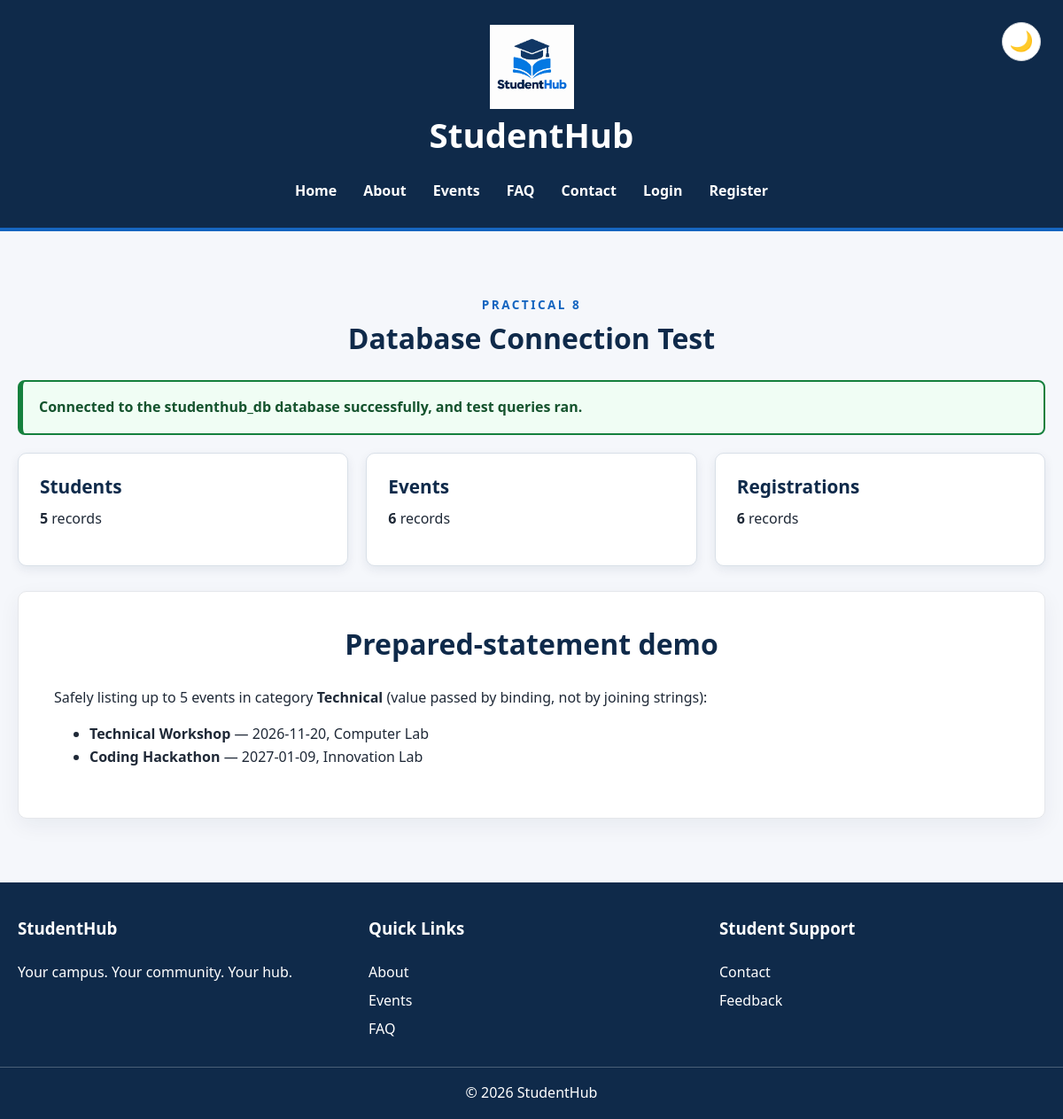
Page /php/database_test.php on the committed database.
### tables this page shows
CREATE TABLE events (
    event_id    INT UNSIGNED NOT NULL AUTO_INCREMENT,
    title       VARCHAR(150) NOT NULL,
    description TEXT NULL,
    event_date  DATE NOT NULL,
    location    VARCHAR(150) NOT NULL DEFAULT '',
    category    VARCHAR(50)  NOT NULL DEFAULT '',
    created_at  TIMESTAMP NOT NULL DEFAULT CURRENT_TIMESTAMP,
    PRIMARY KEY (event_id),
    KEY idx_events_date (event_date),
    KEY idx_events_category (category)
);

### php/database_test.php (the view, shortened to what this page needs)
<?php
$connected = false;
$counts = ['students' => 0, 'events' => 0, 'registrations' => 0];
$demoCategory = 'Technical';
$demoEvents = [];
try {
    $pdo = getDbConnection();
    $pdo->query('SELECT 1');
    $connected = true;
    foreach (array_keys($counts) as $table) {
        $counts[$table] = (int) $pdo->query(
            "SELECT COUNT(*) AS c FROM `$table`"
        )->fetch()['c'];
    }
    $stmt = $pdo->prepare(
        'SELECT title, event_date, location
         FROM events
         WHERE category = :category
         ORDER BY event_date ASC
         LIMIT 5'
    );
    $stmt->execute([':category' => $demoCategory]);
    $demoEvents = $stmt->fetchAll();
} catch (Throwable $e) {
    $problem = $e->getMessage();
    $connected = false;
}
function e(string $v): string
{
    return htmlspecialchars($v, ENT_QUOTES, 'UTF-8');
}
?>
<!DOCTYPE html>
<html lang="en">
<head>
    <link rel="stylesheet" href="../css/style.css">
</head>
<body>
    <header class="site-header">
        <div class="container">
            <div class="brand">
                <img src="../images/logo.png" alt="StudentHub logo">
                <h1>StudentHub</h1>
            </div>
            <button type="button" class="theme-toggle" id="themeToggle" aria-label="Switch to dark mode" title="Switch to dark mode"><span class="theme-icon" aria-hidden="true">🌙</span><span class="theme-label visually-hidden">Dark mode</span></button>
            <nav id="mainNav" aria-label="Main navigation">
                <ul class="nav-list">
                    <li><a href="../pages/index.html">Home</a></li>
                    <li><a href="../pages/about.html">About</a></li>
                    <li><a href="../pages/events.html">Events</a></li>
                    <li><a href="../pages/faq.html">FAQ</a></li>
                    <li><a href="../pages/contact.html">Contact</a></li>
                    <li><a href="../pages/login.html">Login</a></li>
                    <li><a href="../pages/register.html">Register</a></li>
                </ul>
            </nav>
        </div>
    </header>
    <main id="main">
        <section class="section">
            <div class="container">
                <p class="eyebrow">PRACTICAL 8</p>
                <h2>Database Connection Test</h2>
                <?php if ($connected): ?>
                    <div class="form-success" role="status">
                        Connected to the <strong>studenthub_db</strong>
                        database successfully, and test queries ran.
                    </div>
                    <div class="card-grid">
                        <article class="card">
                            <h3>Students</h3>
                            <p><strong><?php echo $counts['students']; ?></strong> records</p>
                        </article>
                        <article class="card">
                            <h3>Events</h3>
                            <p><strong><?php echo $counts['events']; ?></strong> records</p>
                        </article>
                        <article class="card">
                            <h3>Registrations</h3>
                            <p><strong><?php echo $counts['registrations']; ?></strong> records</p>
                        </article>
                    </div>
                    <div class="register-form-card" style="margin-top: 28px;">
                        <h2>Prepared-statement demo</h2>
                        <p>
                            Safely listing up to 5 events in category
                            <strong><?php echo e($demoCategory); ?></strong>
                            (value passed by binding, not by joining strings):
                        </p>
                        <?php if ($demoEvents): ?>
                            <ul>
                                <?php foreach ($demoEvents as $row): ?>
                                    <li>
                                        <strong><?php echo e($row['title']); ?></strong>
                                        &mdash; <?php echo e($row['event_date']); ?>,
                                        <?php echo e($row['location']); ?>
                                    </li>
                                <?php endforeach; ?>
                            </ul>
                        <?php else: ?>
                            <p>No events found in this category.</p>
                        <?php endif; ?>
                    </div>
                <?php endif; ?>
            </div>
        </section>
    </main>
    <footer class="site-footer">
        <div class="container footer-content">
            <div class="footer-column">
                <h3>StudentHub</h3>
                <p>Your campus. Your community. Your hub.</p>
            </div>
            <div class="footer-column">
                <h3>Quick Links</h3>
                <a href="../pages/about.html">About</a>
                <a href="../pages/events.html">Events</a>
                <a href="../pages/faq.html">FAQ</a>
            </div>
            <div class="footer-column">
                <h3>Student Support</h3>
                <a href="../pages/contact.html">Contact</a>
                <a href="../pages/feedback.html">Feedback</a>
            </div>
        </div>
        <div class="footer-bottom"><p>&copy; 2026 StudentHub</p></div>
    </footer>
</body>
</html>

### rows in the picture
events: title "Technical Workshop", event_date "2026-11-20", location "Computer Lab"
events: title "Coding Hackathon", event_date "2027-01-09", location "Innovation Lab"

### other values in the picture
$counts['students'] "5"
$counts['events'] "6"
$counts['registrations'] "6"
$demoCategory "Technical"
